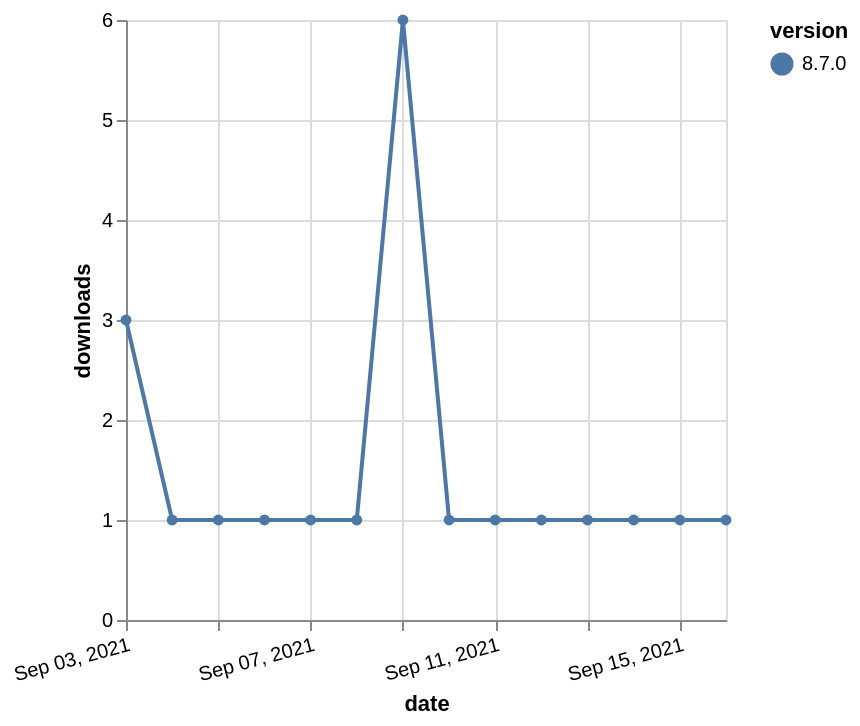

Source (Vega-Lite JSON):
### Vega-Lite specification from a JSON file in a GitHub repository (floating-point values rounded to 4 significant figures)
{"$schema": "https://vega.github.io/schema/vega-lite/v5.json", "description": "A simple bar chart with embedded data.", "data": {"values": [{"date": "2021-09-03", "total": 496, "delta": 3, "version": "8.7.0"}, {"date": "2021-09-04", "total": 497, "delta": 1, "version": "8.7.0"}, {"date": "2021-09-05", "total": 498, "delta": 1, "version": "8.7.0"}, {"date": "2021-09-06", "total": 499, "delta": 1, "version": "8.7.0"}, {"date": "2021-09-07", "total": 500, "delta": 1, "version": "8.7.0"}, {"date": "2021-09-08", "total": 501, "delta": 1, "version": "8.7.0"}, {"date": "2021-09-09", "total": 507, "delta": 6, "version": "8.7.0"}, {"date": "2021-09-10", "total": 508, "delta": 1, "version": "8.7.0"}, {"date": "2021-09-11", "total": 509, "delta": 1, "version": "8.7.0"}, {"date": "2021-09-12", "total": 510, "delta": 1, "version": "8.7.0"}, {"date": "2021-09-13", "total": 511, "delta": 1, "version": "8.7.0"}, {"date": "2021-09-14", "total": 512, "delta": 1, "version": "8.7.0"}, {"date": "2021-09-15", "total": 513, "delta": 1, "version": "8.7.0"}, {"date": "2021-09-16", "total": 514, "delta": 1, "version": "8.7.0"}]}, "width": "container", "mark": {"type": "line", "point": {"filled": true}}, "encoding": {"x": {"field": "date", "type": "temporal", "timeUnit": "yearmonthdate", "title": "date", "axis": {"labelAngle": -15}}, "y": {"field": "delta", "type": "quantitative", "title": "downloads"}, "color": {"field": "version", "type": "nominal"}, "tooltip": {"field": "delta"}}}
